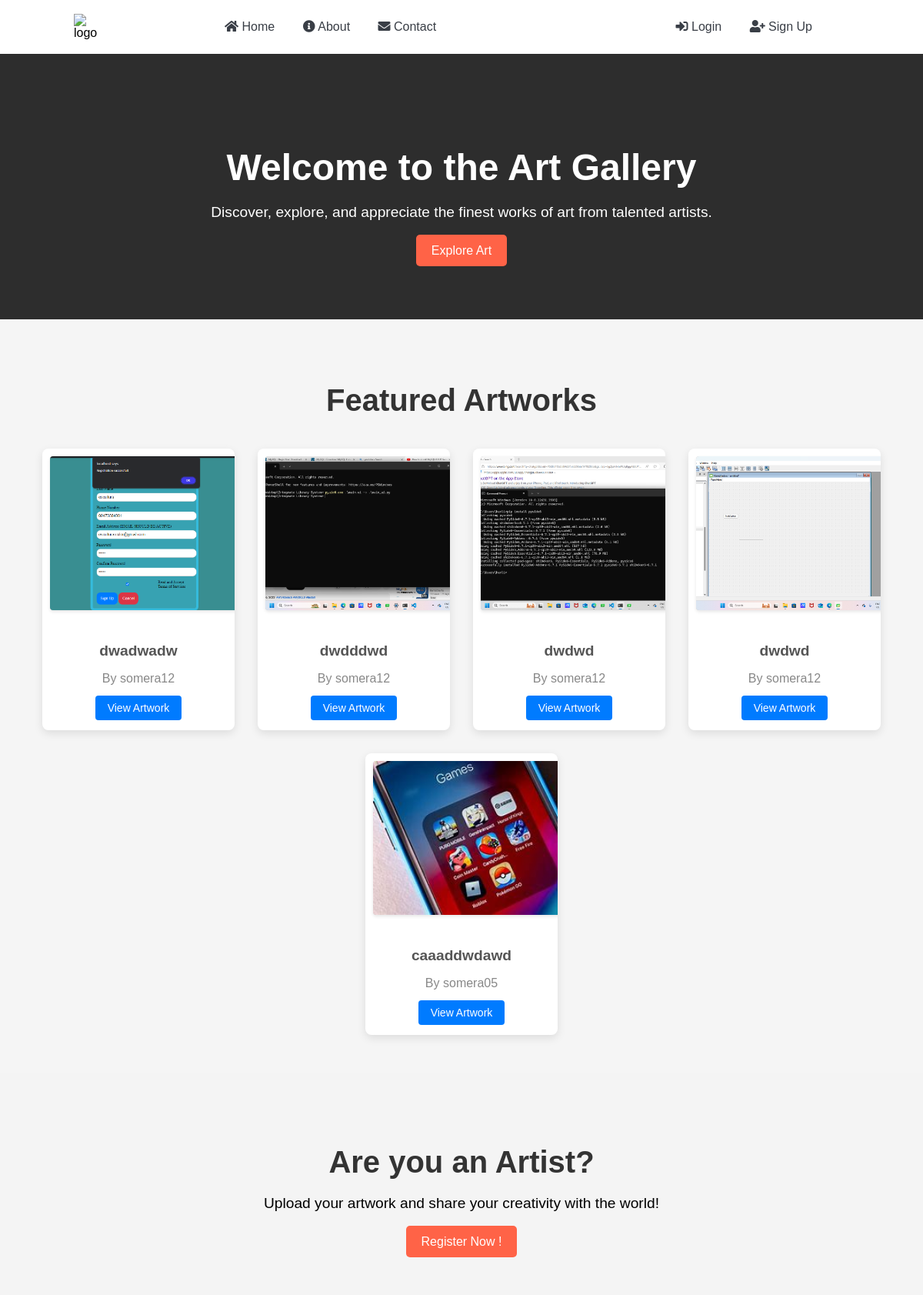
The page / on the database its author committed.
### app/models.py (models this page shows, shortened)
class Artwork(models.Model):
    artist = models.ForeignKey(settings.AUTH_USER_MODEL, on_delete=models.CASCADE, null=True, blank=True, related_name='artworks')
    title = models.CharField(max_length=25)
    description = models.TextField()
    image = models.ImageField(upload_to='artworks/')
    date_uploaded = models.DateTimeField(auto_now_add=True, null=True, blank=True,)
    category = models.ForeignKey(Category, on_delete=models.SET_NULL, null=True, blank=True, related_name='artworks')

### accounts/models.py (models this page shows)
class CustomUser(AbstractUser):
    age = models.IntegerField(null=True, blank=True)
    phone_number = models.CharField(max_length=20, null=True, blank=True)
    role = models.CharField(max_length=20,
        choices=[
            ('User', 'User'),
            ('Artist', 'Artist'),
        ],
        default='User'
    )
    bio = models.TextField()
    image = models.ImageField(upload_to='artists/', default='profile_image/default.png')

### app/views.py (the view)
# urls.py: path('', HomePageView.as_view(), name='home'),
class HomePageView(ListView):
    model = Artwork
    template_name = 'app/home.html'
    context_object_name = 'artworks'

### app/templates/app/home.html
{% extends 'app/base.html' %}
{% load static %}
{% block content %}
<div class="home-container">
    <section class="hero">
        <div class="hero-content">
            <h1>Welcome to the Art Gallery</h1>
            <p>Discover, explore, and appreciate the finest works of art from talented artists.</p>
            <a href="#explore" class="btn-cta">Explore Art</a>
        </div>
    </section>
    <section class="featured-artworks" id="explore">
        <h2 class="section-title">Featured Artworks</h2>
        <div class="artwork-gallery">
            {% for artwork in artworks %}
            <div class="artwork-card">
                 <img src="{{ artwork.image.url }}" alt="{{ artwork.title }}" class="artwork-image">
                <div class="artwork-details">
                    <h3 class="artwork-title">{{ artwork.title }}</h3>
                    <p class="artist-name">By {{ artwork.artist }}</p>
                    <a href="{% url 'artwork_detail' artwork.pk %}" class="btn-detail">View Artwork</a>
                </div>
            </div>
            {% endfor %}
        </div>
    </section>
    <section class="cta-section">
        <h2>Are you an Artist?</h2>
        <p>Upload your artwork and share your creativity with the world!</p>
        <a href="{% url 'signup' %}" class="btn-cta">Register Now !</a>
    </section>
</div>
{% endblock content %}

### app/templates/app/base.html (shortened to what this page needs)
<!DOCTYPE html>
{% load static %}
<html lang="en">
<head>
    <link rel="stylesheet" href="{% static 'css/base.css' %}">
    <link rel="stylesheet" href="https://cdnjs.cloudflare.com/ajax/libs/font-awesome/5.15.4/css/all.min.css">
</head>
<body>
    {% include 'app/navbar.html' %}
    <div class="dashboard-container">
        {% block content %}
        {% endblock content %}
    </div>
</body>
</html>

### app/templates/app/navbar.html (shortened to what this page needs)
<nav class="navbar">
    <img src="./assets/logo.png" class="navbar-logo" alt="logo" />
    <ul class="navbar-list">
        <li><a href="{% url 'home' %}"><i class="fas fa-home"></i> Home</a></li>
        <li><a href="{% url 'about' %}"><i class="fas fa-info-circle"></i> About</a></li>
        <li><a href="{% url 'contact' %}"><i class="fas fa-envelope"></i> Contact</a></li>
    </ul>
    {% if user.is_authenticated %}
    <div class="profile-dropdown">
        <div onclick="toggle()" class="profile-dropdown-btn">
            <div class="profile-img">
                {% if user.image %}
                <img src="{{ user.image.url }}" alt="{{ user.username }}" class="profile-img-avatar">
                {% else %}
                <i class="fa-solid fa-circle"></i>
                {% endif %}
            </div>
            <span>{{ user.username }} <i class="fa-solid fa-angle-down"></i></span>
        </div>
        <ul class="profile-dropdown-list">
            <li class="profile-dropdown-list-item">
                <form method="post" action="{% url 'logout' %}">
                    {% csrf_token %}
                    <button type="submit" class="logout-btn">
                        <i class="fa-solid fa-arrow-right-from-bracket"></i> Log out
                    </button>
                </form>
            </li>
        </ul>
    </div>
    {% else %}
    <ul class="navbar-list">
        <li><a href="{% url 'login' %}"><i class="fas fa-sign-in-alt"></i> Login</a></li>
        <li><a href="{% url 'signup' %}"><i class="fas fa-user-plus"></i> Sign Up</a></li>
    </ul>
    {% endif %}
</nav>

### static/css/base.css (style rules this page uses)
:root { --primary: #eeeeee; --secondary: #227c70; --green: #82cd47; --secondary-light: rgb(34, 124, 112, 0.2); --secondary-light-2: rgb(127, 183, 126, 0.1); --white: #fff; --black: #393e46; --shadow: 0px 2px 8px 0px var(--secondary-light); }
* { box-sizing: border-box; }
body { font-family: 'Arial', sans-serif; background-color: #f5f5f5; margin: 0; padding: 0; }
.navbar { display: flex; align-items: center; height: 70px; background-color: var(--white); padding: 0 8%; box-shadow: var(--shadow); }
.navbar-logo { cursor: pointer; }
.navbar-list { width: 100%; text-align: right; padding-right: 2rem; }
.navbar-list li { display: inline-block; margin: 0 1rem; }
.navbar-list li a { font-size: 1rem; font-weight: 500; color: var(--black); text-decoration: none; }
.artwork-image { width: 100%; height: 200px; object-fit: cover; }
.artwork-title { font-size: 1.5rem; margin: 10px 0; color: #333; }
.artwork-title { font-size: 2rem; font-weight: bold; margin-bottom: 10px; }
.artwork-image { width: 100%; height: auto; border-radius: 5px; box-shadow: 0 2px 4px rgba(0, 0, 0, 0.1); }
.artwork-title { display: block; margin-top: 8px; font-size: 1em; color: #555; }
.home-container { width: 100%; }
.hero { background-color: #2d2d2d; color: #fff; padding: 80px 20px; text-align: center; }
.hero-content { position: relative; z-index: 2; }
.hero h1 { font-size: 3rem; margin-bottom: 20px; }
.hero p { font-size: 1.2rem; margin-bottom: 30px; }
.btn-cta { background-color: #ff6347; color: white; padding: 12px 20px; text-decoration: none; border-radius: 5px; font-size: 16px; transition: background-color 0.3s; }
.featured-artworks { padding: 50px 20px; text-align: center; }
.section-title { font-size: 2.5rem; color: #333; margin-bottom: 40px; }
.artwork-gallery { display: flex; flex-wrap: wrap; gap: 30px; justify-content: center; }
.artwork-card { background-color: #fff; border-radius: 8px; box-shadow: 0 4px 12px rgba(0, 0, 0, 0.1); overflow: hidden; width: 250px; text-align: center; transition: transform 0.3s; }
.artwork-image { background-color: #ccc; height: 200px; margin: 10px; border-radius: 4px; }
.artwork-details { padding: 20px; }
.artwork-title { font-size: 1.2rem; margin-bottom: 10px; }
.artist-name { font-size: 1rem; color: #888; margin-bottom: 20px; }
.btn-detail { background-color: #007bff; color: white; padding: 8px 16px; text-decoration: none; border-radius: 4px; font-size: 14px; }
.cta-section { background-color: #f4f4f4; padding: 60px 20px; text-align: center; }
.cta-section h2 { font-size: 2.5rem; color: #333; margin-bottom: 20px; }
.cta-section p { font-size: 1.2rem; margin-bottom: 30px; }

### rows shown on the page
Artwork: image (picture), title "dwadwadw", artist "somera12"
Artwork: image (picture), title "dwdddwd", artist "somera12"
Artwork: image (picture), title "dwdwd", artist "somera12"
Artwork: image (picture), title "dwdwd", artist "somera12"
Artwork: image (picture), title "caaaddwdawd", artist "somera05"
